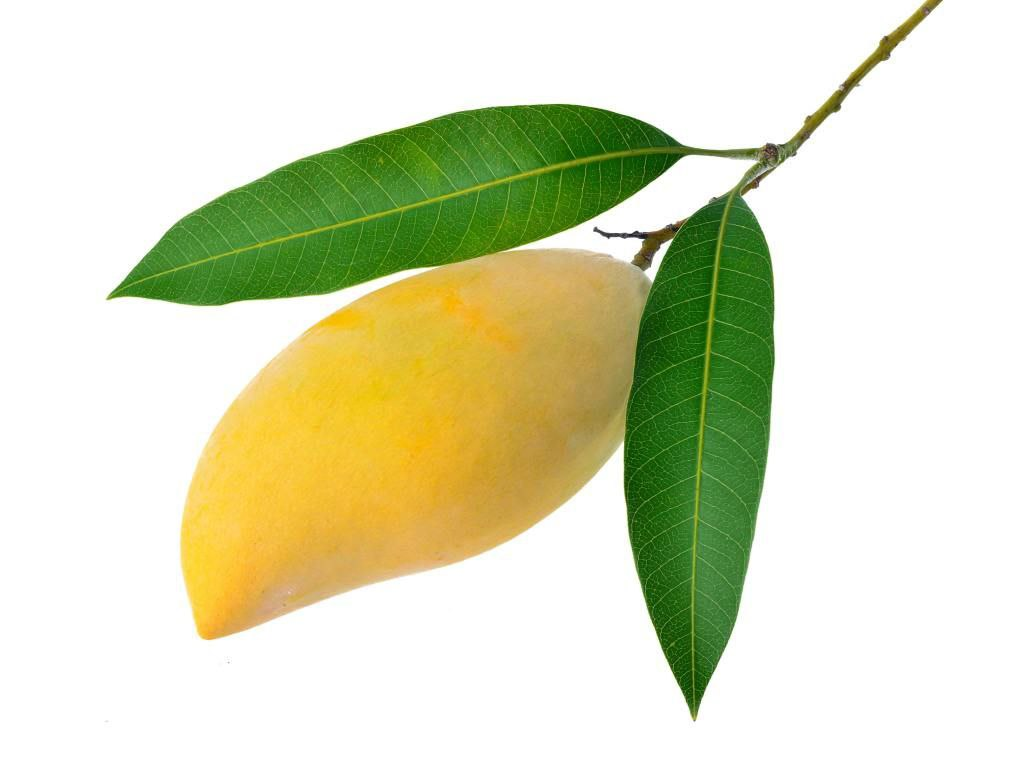
#> input picture UAS PCD 2024/Gambar/daun.jpeg, 1024 x 768 px, found by its file name
$ jupyter execute 'Deteksi daun.ipynb'
#> lines starting #> are read from the running program, lines starting #| are printed output that depends on the picture; after the words box and inside, x2 and y2 are one past the last pixel; in counts of white or black regions, pixels touching at a corner belong together
[cell 1]
import cv2
import numpy as np
import matplotlib.pyplot as plt

# Baca gambar
image = cv2.imread('daun.jpeg')
#> image is the input picture: shape (768, 1024, 3); mean B, G, R 190.6, 222.1, 219.1

# Konversi gambar dari BGR ke HSV
hsv_image = cv2.cvtColor(image, cv2.COLOR_BGR2HSV)
#> hsv_image: shape (768, 1024, 3); mean H, S, V 13.6, 57.8, 228.6

# Definisikan rentang warna untuk mangga (disesuaikan dengan warna mangga)
mango_lower = np.array([10, 100, 100])  # Contoh nilai untuk warna mangga
mango_upper = np.array([30, 255, 255])

# Definisikan rentang warna untuk daun (disesuaikan dengan warna daun)
leaf_lower = np.array([40, 40, 40])  # Contoh nilai untuk warna daun
leaf_upper = np.array([80, 255, 255])

# Buat mask untuk mangga
mango_mask = cv2.inRange(hsv_image, mango_lower, mango_upper)
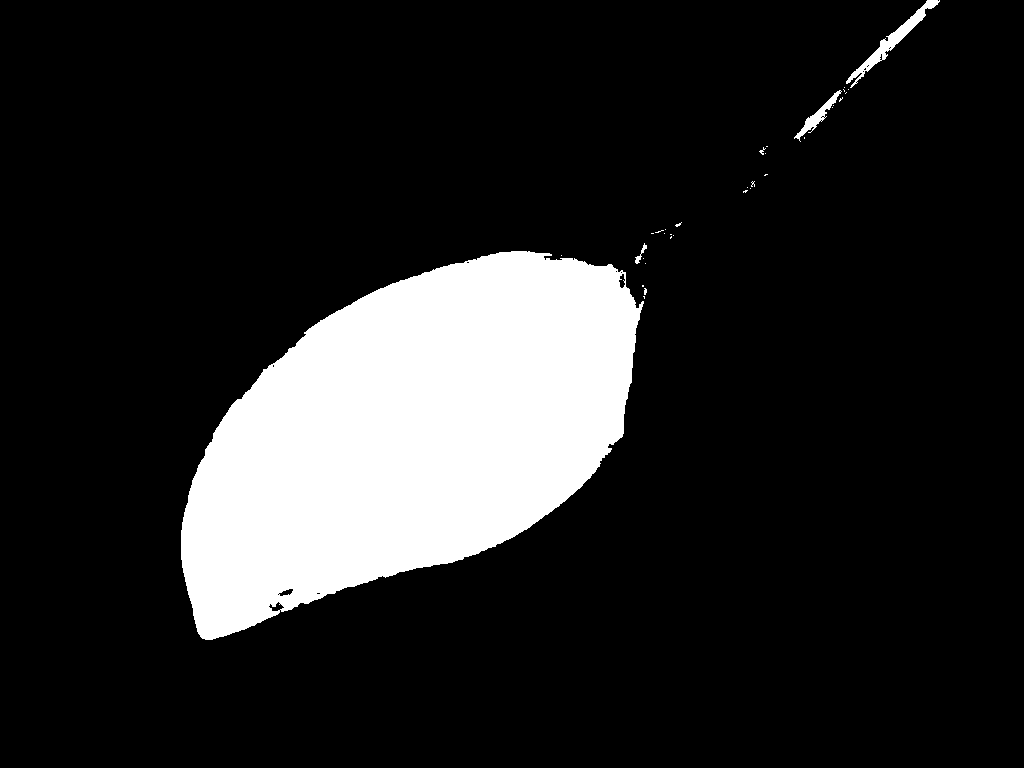
#> mango_mask: shape (768, 1024); 14.7% white; 34 white regions (29 under 20 px), largest, box (x1, y1, x2, y2) and area: (181, 251, 644, 640) 114052, (846, 0, 940, 88) 1136, (794, 90, 842, 142) 472, (635, 243, 647, 264) 70, (759, 147, 766, 155) 20

# Buat mask untuk daun
leaf_mask = cv2.inRange(hsv_image, leaf_lower, leaf_upper)
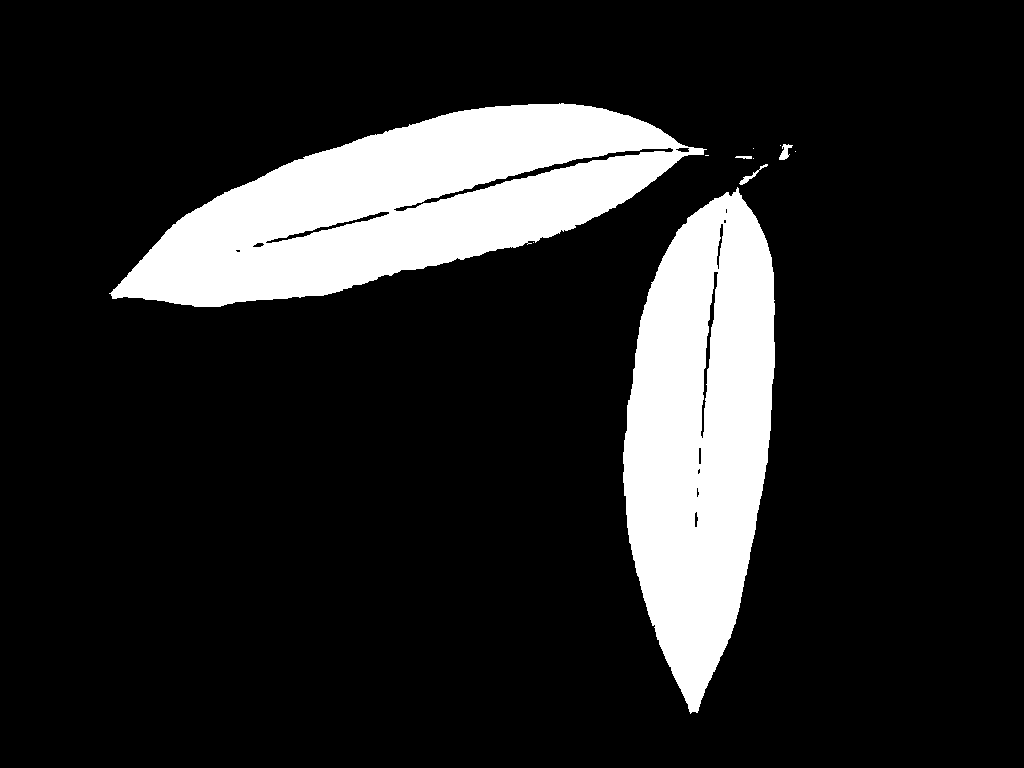
#> leaf_mask: shape (768, 1024); 15.1% white; 11 white regions (6 under 20 px), largest, box (x1, y1, x2, y2) and area: (109, 103, 707, 307) 63140, (623, 187, 775, 714) 55053, (779, 144, 793, 160) 115, (739, 164, 768, 185) 109, (735, 156, 752, 159) 41

# Terapkan mask pada gambar asli untuk memisahkan mangga dan daun
mango_segmented = cv2.bitwise_and(image, image, mask=mango_mask)
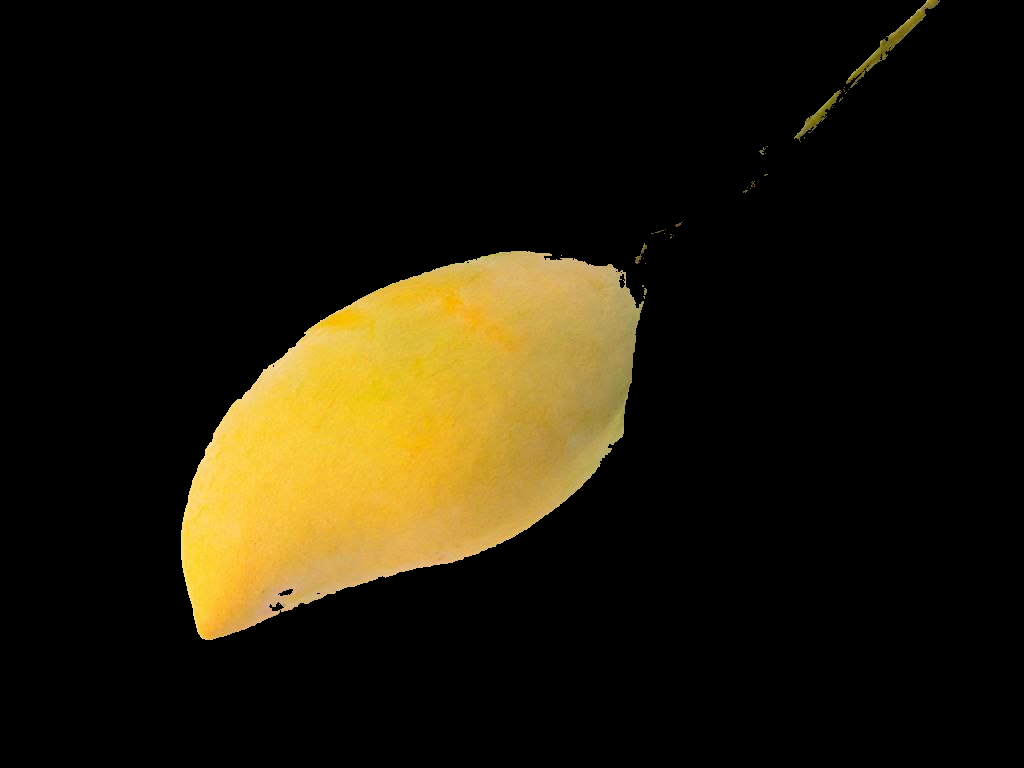
#> mango_segmented: shape (768, 1024, 3); mean B, G, R 9.5, 26.6, 32.9
leaf_segmented = cv2.bitwise_and(image, image, mask=leaf_mask)
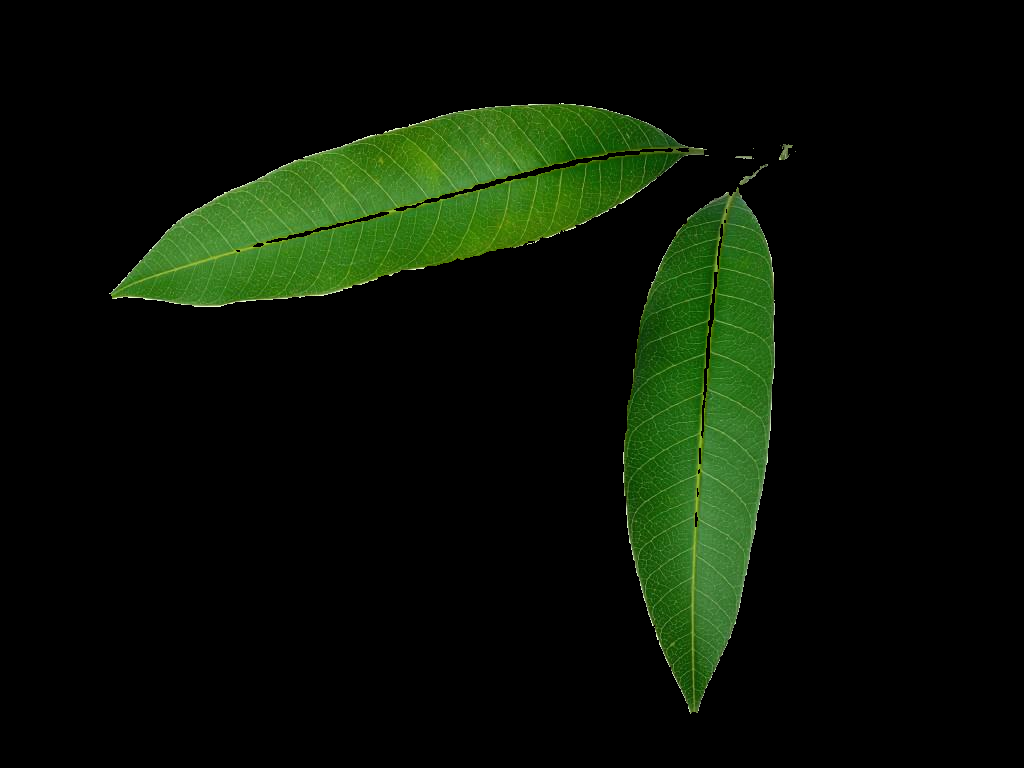
#> leaf_segmented: shape (768, 1024, 3); mean B, G, R 4.6, 18, 8.7

# Tampilkan hasil segmentasi
plt.figure(figsize=(10, 10))

plt.subplot(2, 2, 1)
plt.title('Gambar Asli')
plt.imshow(cv2.cvtColor(image, cv2.COLOR_BGR2RGB))

plt.subplot(2, 2, 2)
plt.title('Mask Mangga')
plt.imshow(mango_mask, cmap='gray')

plt.subplot(2, 2, 3)
plt.title('Segmentasi Mangga')
plt.imshow(cv2.cvtColor(mango_segmented, cv2.COLOR_BGR2RGB))

plt.subplot(2, 2, 4)
plt.title('Segmentasi Daun')
plt.imshow(cv2.cvtColor(leaf_segmented, cv2.COLOR_BGR2RGB))

plt.show()
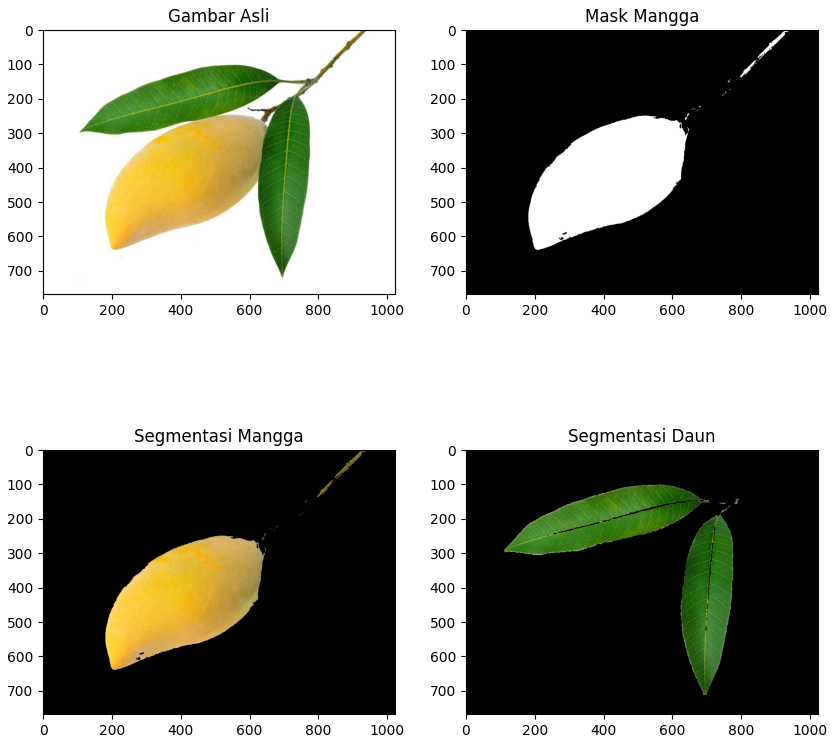
#> figure drawn by matplotlib, 4 panels
